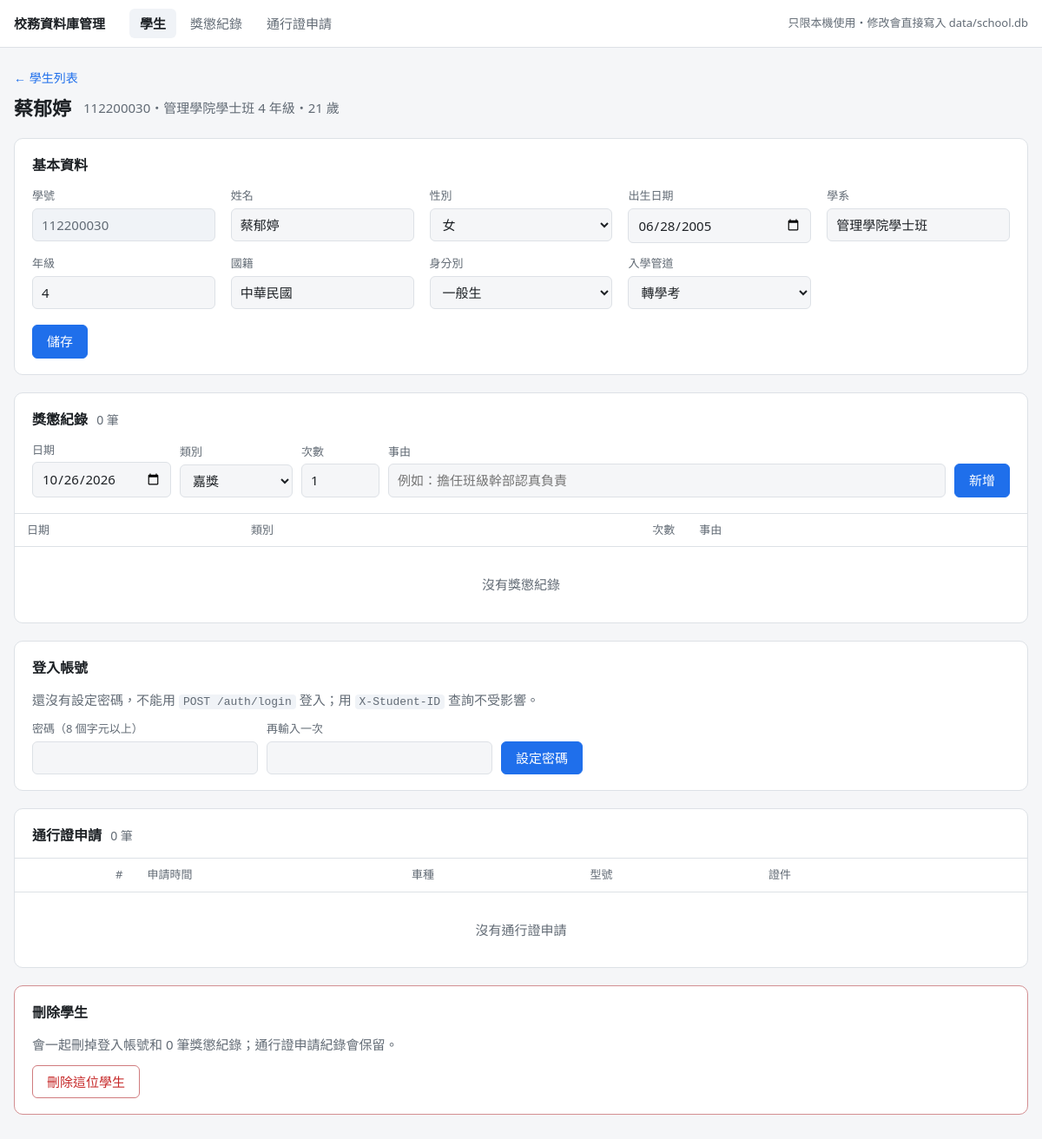
The page /students/112200030 on the database its author committed.
### tables this page shows
CREATE TABLE students (
    student_id        TEXT PRIMARY KEY,  -- 學號（大寫）
    name              TEXT NOT NULL,
    gender            TEXT NOT NULL,     -- 男 / 女
    birth_date        TEXT NOT NULL,     -- YYYY-MM-DD，年齡由 API 依今天的日期計算
    department        TEXT NOT NULL,     -- 系所，例如 資訊工程學系
    grade             INTEGER NOT NULL,  -- 年級
    nationality       TEXT NOT NULL,     -- 國籍，例如 中華民國
    identity          TEXT NOT NULL,     -- 身分別，可選值見 app/enums.py
    admission_channel TEXT NOT NULL,     -- 入學管道，可選值見 app/enums.py
    created_at        TEXT NOT NULL
);

### admin/web.py (the view, shortened to what this page needs)
@app.route("/students/<student_id>", methods=["GET", "POST"])
def student(student_id: str):
    row = get_student_or_404(student_id)
    if request.method == "GET":
        return render_student(row, row)

### admin/web.py (called while the page is built)
def db() -> sqlite3.Connection:
    if "db" not in g:
        g.db = connect()
    return g.db

@app.before_request
def reject_cross_site() -> None:
    origin = request.headers.get("Origin")
    if request.method == "POST" and origin and urlsplit(origin).netloc != request.host:
        abort(403)

@app.template_filter("category")
def category(kind: str) -> str:
    return RewardKind(kind).category

@app.context_processor
def choices() -> dict:
    return {
        "genders": [member.value for member in Gender],
        "identities": [member.value for member in Identity],
        "admission_channels": [member.value for member in AdmissionChannel],
        "reward_kinds": [member.value for member in RewardKind],
        "image_kinds": IMAGE_KINDS,
        "vehicle_types": VEHICLE_TYPES,
        "today": date.today().isoformat(),
    }

def with_age(row: sqlite3.Row) -> dict:
    return {**dict(row), "age": age_on(date.fromisoformat(row["birth_date"]), date.today())}

def get_student_or_404(student_id: str) -> sqlite3.Row:
    row = db().execute("SELECT * FROM students WHERE student_id = ?", (student_id,)).fetchone()
    if row is None:
        abort(404)
    return row

### app/database.py (called while the page is built)
def connect() -> sqlite3.Connection:
    conn = sqlite3.connect(DB_PATH, check_same_thread=False)
    conn.row_factory = sqlite3.Row
    conn.execute("PRAGMA foreign_keys = ON")  # SQLite 預設不檢查外鍵，每個連線都要打開
    return conn

### app/enums.py (called while the page is built)
    @property
    def category(self) -> Literal["獎勵", "懲處"]:
        rewards = (RewardKind.commendation, RewardKind.minor_merit, RewardKind.major_merit)
        return "獎勵" if self in rewards else "懲處"

### app/routers/students.py (called while the page is built)
def age_on(birth_date: date, today: date) -> int:
    before_birthday = (today.month, today.day) < (birth_date.month, birth_date.day)
    return today.year - birth_date.year - before_birthday

### admin/templates/student.html (shortened to what this page needs)
{% extends "base.html" %}
{% import "_macros.html" as m with context %}
{% block content %}
<p class="crumb"><a href="{{ url_for('students') }}">← 學生列表</a></p>
<div class="page-head">
  {% if student %}
    <h1>{{ student.name }}</h1>
    <span class="muted">{{ student.student_id }}・{{ student.department }} {{ student.grade }} 年級・{{ age }} 歲</span>
  {% else %}
    <h1>新增學生</h1>
  {% endif %}
</div>
<section class="card">
  <h2>基本資料</h2>
  <form method="post">
    <div class="grid">
      <label><span>學號</span>
        {% if student %}
          <input value="{{ student.student_id }}" readonly title="學號不能修改">
        {% else %}
          <input name="student_id" value="{{ form.student_id }}" required maxlength="20"
                 pattern="[A-Za-z0-9]{1,20}" title="英數字 1–20 碼" placeholder="例如 115321001" autofocus>
        {% endif %}
      </label>
      <label><span>姓名</span><input name="name" value="{{ form.name }}" required maxlength="50"></label>
      <label><span>性別</span>
        <select name="gender" required>
          {% for value in genders %}<option{% if form.gender == value %} selected{% endif %}>{{ value }}</option>{% endfor %}
        </select>
      </label>
      <label><span>出生日期</span><input type="date" name="birth_date" value="{{ form.birth_date }}" required max="{{ today }}"></label>
      <label><span>學系</span><input name="department" value="{{ form.department }}" list="departments" required maxlength="50"></label>
      <label><span>年級</span><input type="number" name="grade" value="{{ form.grade }}" min="1" max="7" required></label>
      <label><span>國籍</span><input name="nationality" value="{{ form.nationality }}" list="nationalities" required maxlength="50"></label>
      <label><span>身分別</span>
        <select name="identity" required>
          {% for value in identities %}<option{% if form.identity == value %} selected{% endif %}>{{ value }}</option>{% endfor %}
        </select>
      </label>
      <label><span>入學管道</span>
        <select name="admission_channel" required>
          {% for value in admission_channels %}<option{% if form.admission_channel == value %} selected{% endif %}>{{ value }}</option>{% endfor %}
        </select>
      </label>
    </div>
    <div class="form-actions">
      <button class="btn primary">{{ "儲存" if student else "新增學生" }}</button>
    </div>
  </form>
</section>
{% if student %}
<section class="card" id="records">
  <h2>獎懲紀錄 <span class="count">{{ records|length }} 筆</span></h2>
  <form class="row-form" method="post" action="{{ url_for('add_record', student_id=student.student_id) }}">
    <label><span>日期</span><input type="date" name="record_date" value="{{ today }}" required></label>
    <label><span>類別</span>{{ m.kind_select() }}</label>
    <label><span>次數</span><input type="number" name="times" value="1" min="1" max="3" required></label>
    <label><span>事由</span><input name="reason" required maxlength="200" placeholder="例如：擔任班級幹部認真負責"></label>
    <button class="btn primary">新增</button>
  </form>
  <div class="table-wrap">{{ m.records_table(records) }}</div>
</section>
<section class="card" id="account">
  <h2>登入帳號</h2>
  {% if account %}
    <p>已設定密碼（{{ account.created_at[:10] }} 建立），目前有 {{ account.sessions }} 個裝置登入中。</p>
  {% else %}
    <p class="muted">還沒有設定密碼，不能用 <code>POST /auth/login</code> 登入；用 <code>X-Student-ID</code> 查詢不受影響。</p>
  {% endif %}
  <form class="row-form password" method="post" action="{{ url_for('set_password', student_id=student.student_id) }}">
    <label><span>{{ "新密碼" if account else "密碼" }}（{{ min_password_length }} 個字元以上）</span>
      <input type="password" name="password" required minlength="{{ min_password_length }}"
             maxlength="{{ max_password_length }}" autocomplete="new-password"></label>
    <label><span>再輸入一次</span><input type="password" name="password_again" required autocomplete="new-password"></label>
    <button class="btn primary">{{ "重設密碼" if account else "設定密碼" }}</button>
  </form>
</section>
<section class="card" id="passes">
  <h2>通行證申請 <span class="count">{{ passes|length }} 筆</span></h2>
  <div class="table-wrap">{{ m.passes_table(passes) }}</div>
</section>
<section class="card danger-zone">
  <h2>刪除學生</h2>
  <p class="muted">會一起刪掉登入帳號和 {{ records|length }} 筆獎懲紀錄；通行證申請紀錄會保留。</p>
  {{ m.delete_button(url_for('delete_student', student_id=student.student_id),
                     "確定要刪除 " ~ student.student_id ~ " " ~ student.name ~ "？帳號和獎懲紀錄會一起刪掉",
                     label="刪除這位學生", button_class="btn danger") }}
</section>
{% endif %}
{% endblock %}

### admin/templates/base.html (style rules this page uses)
:root { color-scheme: light dark; --bg: #f5f6f8; --surface: #fff; --text: #1d2125; --muted: #626b75; --border: #dde1e6; --accent: #1f6feb; --danger: #c62828; --reward: #1b7f3b; --punish: #c62828; --flash-ok: #e7f4eb; --flash-error: #fdecec; --hover: #f0f3f7; }
* { box-sizing: border-box; }
body { margin: 0; background: var(--bg); color: var(--text); font-size: 15px; line-height: 1.5; font-family: system-ui, "Microsoft JhengHei", "PingFang TC", "Noto Sans TC", sans-serif; }
a { color: var(--accent); text-decoration: none; }
code { font-size: 13px; padding: 1px 5px; border-radius: 4px; background: var(--hover); }
.crumb { margin: 0 0 8px; font-size: 14px; }
.page-head { display: flex; align-items: center; flex-wrap: wrap; gap: 8px 14px; margin-bottom: 18px; }
.page-head h1 { margin: 0; font-size: 22px; }
.muted { color: var(--muted); }
.card { background: var(--surface); border: 1px solid var(--border); border-radius: 10px; padding: 18px 20px; margin-bottom: 20px; }
.card h2 { font-size: 16px; margin: 0 0 14px; }
.card h2 .count { color: var(--muted); font-weight: normal; font-size: 14px; margin-left: 6px; }
.card p { margin: 0 0 12px; }
.card.danger-zone { border-color: color-mix(in srgb, var(--danger) 45%, var(--border)); }
.table-wrap { overflow-x: auto; margin: 0 -20px -18px; border-top: 1px solid var(--border); }
label > span { display: block; font-size: 13px; color: var(--muted); margin-bottom: 4px; }
input, select { width: 100%; padding: 7px 10px; font: inherit; color: var(--text); background: var(--bg); border: 1px solid var(--border); border-radius: 6px; }
input[readonly] { background: var(--hover); color: var(--muted); }
.grid { display: grid; grid-template-columns: repeat(auto-fill, minmax(210px, 1fr)); gap: 14px 18px; }
.row-form { display: grid; grid-template-columns: 160px 130px 90px 1fr auto; gap: 10px; align-items: end; margin-bottom: 18px; }
.row-form.password { grid-template-columns: repeat(2, minmax(0, 260px)) auto; justify-content: start; margin-bottom: 0; }
.form-actions { margin-top: 18px; display: flex; gap: 10px; }
.btn { display: inline-block; padding: 7px 16px; font: inherit; color: var(--text); background: var(--surface); border: 1px solid var(--border); border-radius: 6px; cursor: pointer; white-space: nowrap; }
.btn.primary { color: #fff; background: var(--accent); border-color: var(--accent); }

### rows shown on the page
students: name "蔡郁婷", student_id "112200030", department "管理學院學士班", grade "4", gender "女", birth_date "06/28/2005", nationality "中華民國", identity "一般生", admission_channel "轉學考"

### other values the page prints
{{ age }} "21"
{{ "儲存" if student else "新增學生" }} "儲存"
{{ records|length }} "0"
{{ "新密碼" if account else "密碼" }} "密碼"
{{ min_password_length }} "8"
{{ "重設密碼" if account else "設定密碼" }} "設定密碼"
{{ passes|length }} "0"
{{ label }} "刪除這位學生"
form field kind "嘉獎"
